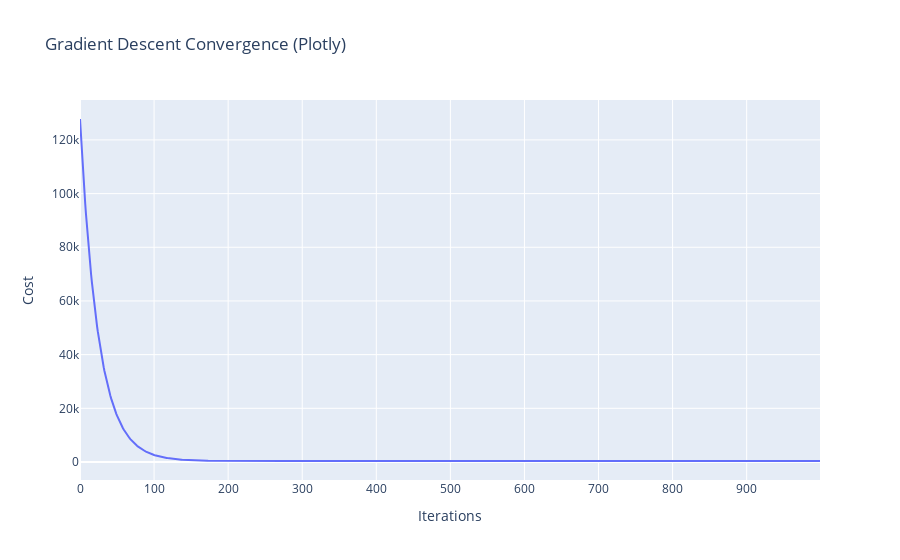

Notebook code cell kept with this figure:
### Code cell
fig_curve.show()

### Figure 1 — Plotly figure (JSON) as saved in the notebook; plotly's stock layout.template omitted (floating-point values rounded to 4 significant figures; data arrays with more than 128 entries replaced by an {"elided": "..."} marker saying what was removed)
{"data": [{"hovertemplate": "Iterations=%{x}<br>Cost=%{y}<extra></extra>", "legendgroup": "", "line": {"color": "#636efa", "dash": "solid"}, "marker": {"symbol": "circle"}, "mode": "lines", "name": "", "orientation": "v", "showlegend": false, "type": "scatter", "x": {"elided": "1000 int values"}, "xaxis": "x", "y": {"elided": "1000 float values"}, "yaxis": "y"}], "layout": {"legend": {"tracegroupgap": 0}, "title": {"text": "Gradient Descent Convergence (Plotly)"}, "xaxis": {"anchor": "y", "domain": [0, 1], "title": {"text": "Iterations"}}, "yaxis": {"anchor": "x", "domain": [0, 1], "title": {"text": "Cost"}}}}
